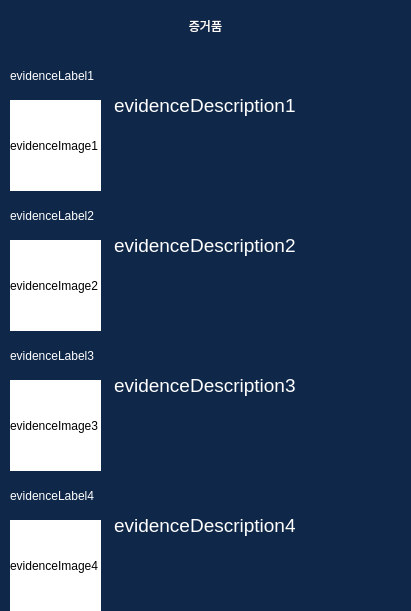
<?xml version="1.0" encoding="UTF-8"?>
<ui version="4.0">
 <class>evidenceWindow</class>
 <widget class="QDialog" name="evidenceWindow">
  <property name="geometry">
   <rect>
    <x>0</x>
    <y>0</y>
    <width>411</width>
    <height>611</height>
   </rect>
  </property>
  <property name="windowTitle">
   <string>Dialog</string>
  </property>
  <property name="styleSheet">
   <string notr="true">QDialog{
	background-color: rgb(15, 39, 72);
}</string>
  </property>
  <widget class="QLabel" name="evidenceTitleLabel">
   <property name="geometry">
    <rect>
     <x>10</x>
     <y>10</y>
     <width>391</width>
     <height>31</height>
    </rect>
   </property>
   <property name="styleSheet">
    <string notr="true">QLabel{
	color: rgb(255, 255, 255);
	font: 20pt &quot;나눔고딕 ExtraBold&quot;;
}</string>
   </property>
   <property name="text">
    <string>증거품</string>
   </property>
   <property name="alignment">
    <set>Qt::AlignCenter</set>
   </property>
  </widget>
  <widget class="QLabel" name="evidenceLabel1">
   <property name="geometry">
    <rect>
     <x>10</x>
     <y>50</y>
     <width>391</width>
     <height>51</height>
    </rect>
   </property>
   <property name="styleSheet">
    <string notr="true">QLabel{
	color: rgb(255, 255, 255);
	font: 20pt &quot;나눔고딕&quot;;
}</string>
   </property>
   <property name="text">
    <string>evidenceLabel1</string>
   </property>
   <property name="alignment">
    <set>Qt::AlignLeading|Qt::AlignLeft|Qt::AlignVCenter</set>
   </property>
   <property name="margin">
    <number>0</number>
   </property>
  </widget>
  <widget class="QLabel" name="evidenceLabel2">
   <property name="geometry">
    <rect>
     <x>10</x>
     <y>190</y>
     <width>391</width>
     <height>51</height>
    </rect>
   </property>
   <property name="styleSheet">
    <string notr="true">QLabel{
	color: rgb(255, 255, 255);
	font: 20pt &quot;나눔고딕&quot;;
}</string>
   </property>
   <property name="text">
    <string>evidenceLabel2</string>
   </property>
   <property name="alignment">
    <set>Qt::AlignLeading|Qt::AlignLeft|Qt::AlignVCenter</set>
   </property>
   <property name="margin">
    <number>0</number>
   </property>
  </widget>
  <widget class="QLabel" name="evidenceLabel3">
   <property name="geometry">
    <rect>
     <x>10</x>
     <y>330</y>
     <width>391</width>
     <height>51</height>
    </rect>
   </property>
   <property name="styleSheet">
    <string notr="true">QLabel{
	color: rgb(255, 255, 255);
	font: 20pt &quot;나눔고딕&quot;;
}</string>
   </property>
   <property name="text">
    <string>evidenceLabel3</string>
   </property>
   <property name="alignment">
    <set>Qt::AlignLeading|Qt::AlignLeft|Qt::AlignVCenter</set>
   </property>
   <property name="margin">
    <number>0</number>
   </property>
  </widget>
  <widget class="QLabel" name="evidenceLabel4">
   <property name="geometry">
    <rect>
     <x>10</x>
     <y>470</y>
     <width>391</width>
     <height>51</height>
    </rect>
   </property>
   <property name="styleSheet">
    <string notr="true">QLabel{
	color: rgb(255, 255, 255);
	font: 20pt &quot;나눔고딕&quot;;
}</string>
   </property>
   <property name="text">
    <string>evidenceLabel4</string>
   </property>
   <property name="alignment">
    <set>Qt::AlignLeading|Qt::AlignLeft|Qt::AlignVCenter</set>
   </property>
   <property name="margin">
    <number>0</number>
   </property>
  </widget>
  <widget class="QTextBrowser" name="evidenceDescription1">
   <property name="enabled">
    <bool>true</bool>
   </property>
   <property name="geometry">
    <rect>
     <x>110</x>
     <y>90</y>
     <width>291</width>
     <height>101</height>
    </rect>
   </property>
   <property name="styleSheet">
    <string notr="true">QTextBrowser {
    border: none;
	background-color: rgba(0, 0, 0, 0);
	color: rgb(255, 255, 255);
	font: 14pt &quot;나눔고딕&quot;;
}</string>
   </property>
   <property name="verticalScrollBarPolicy">
    <enum>Qt::ScrollBarAlwaysOff</enum>
   </property>
   <property name="horizontalScrollBarPolicy">
    <enum>Qt::ScrollBarAlwaysOff</enum>
   </property>
   <property name="markdown">
    <string>evidenceDescription1

</string>
   </property>
   <property name="html">
    <string>&lt;!DOCTYPE HTML PUBLIC &quot;-//W3C//DTD HTML 4.0//EN&quot; &quot;http://www.w3.org/TR/REC-html40/strict.dtd&quot;&gt;
&lt;html&gt;&lt;head&gt;&lt;meta name=&quot;qrichtext&quot; content=&quot;1&quot; /&gt;&lt;style type=&quot;text/css&quot;&gt;
p, li { white-space: pre-wrap; }
&lt;/style&gt;&lt;/head&gt;&lt;body style=&quot; font-family:'나눔고딕'; font-size:14pt; font-weight:400; font-style:normal;&quot;&gt;
&lt;p style=&quot; margin-top:9px; margin-bottom:9px; margin-left:0px; margin-right:0px; -qt-block-indent:0; text-indent:0px;&quot;&gt;evidenceDescription1&lt;/p&gt;&lt;/body&gt;&lt;/html&gt;</string>
   </property>
   <property name="overwriteMode">
    <bool>false</bool>
   </property>
   <property name="textInteractionFlags">
    <set>Qt::NoTextInteraction</set>
   </property>
   <property name="placeholderText">
    <string/>
   </property>
  </widget>
  <widget class="QTextBrowser" name="evidenceDescription2">
   <property name="enabled">
    <bool>true</bool>
   </property>
   <property name="geometry">
    <rect>
     <x>110</x>
     <y>230</y>
     <width>291</width>
     <height>101</height>
    </rect>
   </property>
   <property name="styleSheet">
    <string notr="true">QTextBrowser {
    border: none;
	background-color: rgba(0, 0, 0, 0);
	color: rgb(255, 255, 255);
	font: 14pt &quot;나눔고딕&quot;;
}</string>
   </property>
   <property name="verticalScrollBarPolicy">
    <enum>Qt::ScrollBarAlwaysOff</enum>
   </property>
   <property name="horizontalScrollBarPolicy">
    <enum>Qt::ScrollBarAlwaysOff</enum>
   </property>
   <property name="markdown">
    <string>evidenceDescription2

</string>
   </property>
   <property name="html">
    <string>&lt;!DOCTYPE HTML PUBLIC &quot;-//W3C//DTD HTML 4.0//EN&quot; &quot;http://www.w3.org/TR/REC-html40/strict.dtd&quot;&gt;
&lt;html&gt;&lt;head&gt;&lt;meta name=&quot;qrichtext&quot; content=&quot;1&quot; /&gt;&lt;style type=&quot;text/css&quot;&gt;
p, li { white-space: pre-wrap; }
&lt;/style&gt;&lt;/head&gt;&lt;body style=&quot; font-family:'나눔고딕'; font-size:14pt; font-weight:400; font-style:normal;&quot;&gt;
&lt;p style=&quot; margin-top:9px; margin-bottom:9px; margin-left:0px; margin-right:0px; -qt-block-indent:0; text-indent:0px;&quot;&gt;evidenceDescription2&lt;/p&gt;&lt;/body&gt;&lt;/html&gt;</string>
   </property>
   <property name="overwriteMode">
    <bool>false</bool>
   </property>
   <property name="textInteractionFlags">
    <set>Qt::NoTextInteraction</set>
   </property>
   <property name="placeholderText">
    <string/>
   </property>
  </widget>
  <widget class="QTextBrowser" name="evidenceDescription3">
   <property name="enabled">
    <bool>true</bool>
   </property>
   <property name="geometry">
    <rect>
     <x>110</x>
     <y>370</y>
     <width>291</width>
     <height>101</height>
    </rect>
   </property>
   <property name="styleSheet">
    <string notr="true">QTextBrowser {
    border: none;
	background-color: rgba(0, 0, 0, 0);
	color: rgb(255, 255, 255);
	font: 14pt &quot;나눔고딕&quot;;
}</string>
   </property>
   <property name="verticalScrollBarPolicy">
    <enum>Qt::ScrollBarAlwaysOff</enum>
   </property>
   <property name="horizontalScrollBarPolicy">
    <enum>Qt::ScrollBarAlwaysOff</enum>
   </property>
   <property name="markdown">
    <string>evidenceDescription3

</string>
   </property>
   <property name="html">
    <string>&lt;!DOCTYPE HTML PUBLIC &quot;-//W3C//DTD HTML 4.0//EN&quot; &quot;http://www.w3.org/TR/REC-html40/strict.dtd&quot;&gt;
&lt;html&gt;&lt;head&gt;&lt;meta name=&quot;qrichtext&quot; content=&quot;1&quot; /&gt;&lt;style type=&quot;text/css&quot;&gt;
p, li { white-space: pre-wrap; }
&lt;/style&gt;&lt;/head&gt;&lt;body style=&quot; font-family:'나눔고딕'; font-size:14pt; font-weight:400; font-style:normal;&quot;&gt;
&lt;p style=&quot; margin-top:9px; margin-bottom:9px; margin-left:0px; margin-right:0px; -qt-block-indent:0; text-indent:0px;&quot;&gt;evidenceDescription3&lt;/p&gt;&lt;/body&gt;&lt;/html&gt;</string>
   </property>
   <property name="overwriteMode">
    <bool>false</bool>
   </property>
   <property name="textInteractionFlags">
    <set>Qt::NoTextInteraction</set>
   </property>
   <property name="placeholderText">
    <string/>
   </property>
  </widget>
  <widget class="QTextBrowser" name="evidenceDescription4">
   <property name="enabled">
    <bool>true</bool>
   </property>
   <property name="geometry">
    <rect>
     <x>110</x>
     <y>510</y>
     <width>291</width>
     <height>101</height>
    </rect>
   </property>
   <property name="styleSheet">
    <string notr="true">QTextBrowser {
    border: none;
	background-color: rgba(0, 0, 0, 0);
	color: rgb(255, 255, 255);
	font: 14pt &quot;나눔고딕&quot;;
}</string>
   </property>
   <property name="verticalScrollBarPolicy">
    <enum>Qt::ScrollBarAlwaysOff</enum>
   </property>
   <property name="horizontalScrollBarPolicy">
    <enum>Qt::ScrollBarAlwaysOff</enum>
   </property>
   <property name="markdown">
    <string>evidenceDescription4

</string>
   </property>
   <property name="html">
    <string>&lt;!DOCTYPE HTML PUBLIC &quot;-//W3C//DTD HTML 4.0//EN&quot; &quot;http://www.w3.org/TR/REC-html40/strict.dtd&quot;&gt;
&lt;html&gt;&lt;head&gt;&lt;meta name=&quot;qrichtext&quot; content=&quot;1&quot; /&gt;&lt;style type=&quot;text/css&quot;&gt;
p, li { white-space: pre-wrap; }
&lt;/style&gt;&lt;/head&gt;&lt;body style=&quot; font-family:'나눔고딕'; font-size:14pt; font-weight:400; font-style:normal;&quot;&gt;
&lt;p style=&quot; margin-top:9px; margin-bottom:9px; margin-left:0px; margin-right:0px; -qt-block-indent:0; text-indent:0px;&quot;&gt;evidenceDescription4&lt;/p&gt;&lt;/body&gt;&lt;/html&gt;</string>
   </property>
   <property name="overwriteMode">
    <bool>false</bool>
   </property>
   <property name="textInteractionFlags">
    <set>Qt::NoTextInteraction</set>
   </property>
   <property name="placeholderText">
    <string/>
   </property>
  </widget>
  <widget class="QLabel" name="evidenceImage1">
   <property name="geometry">
    <rect>
     <x>10</x>
     <y>100</y>
     <width>91</width>
     <height>91</height>
    </rect>
   </property>
   <property name="styleSheet">
    <string notr="true">background-color: rgb(255, 255, 255);</string>
   </property>
   <property name="text">
    <string>evidenceImage1</string>
   </property>
  </widget>
  <widget class="QLabel" name="evidenceImage2">
   <property name="geometry">
    <rect>
     <x>10</x>
     <y>240</y>
     <width>91</width>
     <height>91</height>
    </rect>
   </property>
   <property name="styleSheet">
    <string notr="true">background-color: rgb(255, 255, 255);</string>
   </property>
   <property name="text">
    <string>evidenceImage2</string>
   </property>
  </widget>
  <widget class="QLabel" name="evidenceImage3">
   <property name="geometry">
    <rect>
     <x>10</x>
     <y>380</y>
     <width>91</width>
     <height>91</height>
    </rect>
   </property>
   <property name="styleSheet">
    <string notr="true">background-color: rgb(255, 255, 255);</string>
   </property>
   <property name="text">
    <string>evidenceImage3</string>
   </property>
  </widget>
  <widget class="QLabel" name="evidenceImage4">
   <property name="geometry">
    <rect>
     <x>10</x>
     <y>520</y>
     <width>91</width>
     <height>91</height>
    </rect>
   </property>
   <property name="styleSheet">
    <string notr="true">background-color: rgb(255, 255, 255);</string>
   </property>
   <property name="text">
    <string>evidenceImage4</string>
   </property>
  </widget>
 </widget>
 <resources/>
 <connections/>
</ui>
